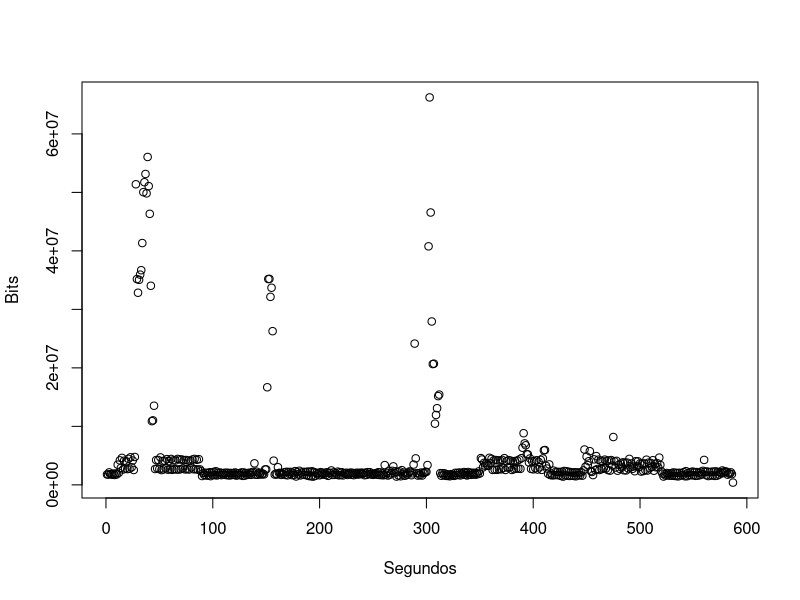

The R source for this figure:
## ---- chunk 1
data <- read.csv("vazao.csv")
## ---- chunk 2
plot(x = data$time, y = data$bits, xlab = "Segundos", ylab = "Bits")
## ---- chunk 3

## ---- chunk 4
bitsPerMonth = 1.8 * 8 * 5 * 4
bitsPerMonth
## ---- chunk 5
bitsPerMonth * 100 / 1024
## ---- chunk 6

## ---- chunk 7

